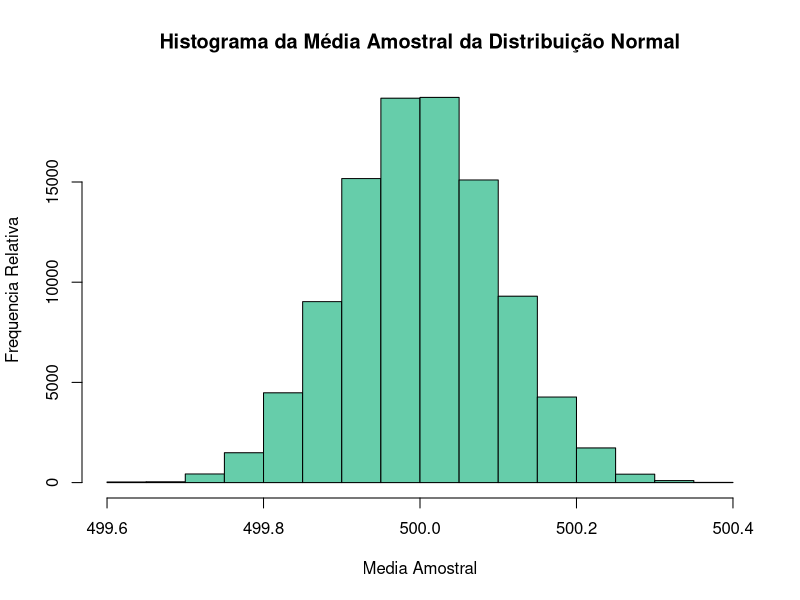
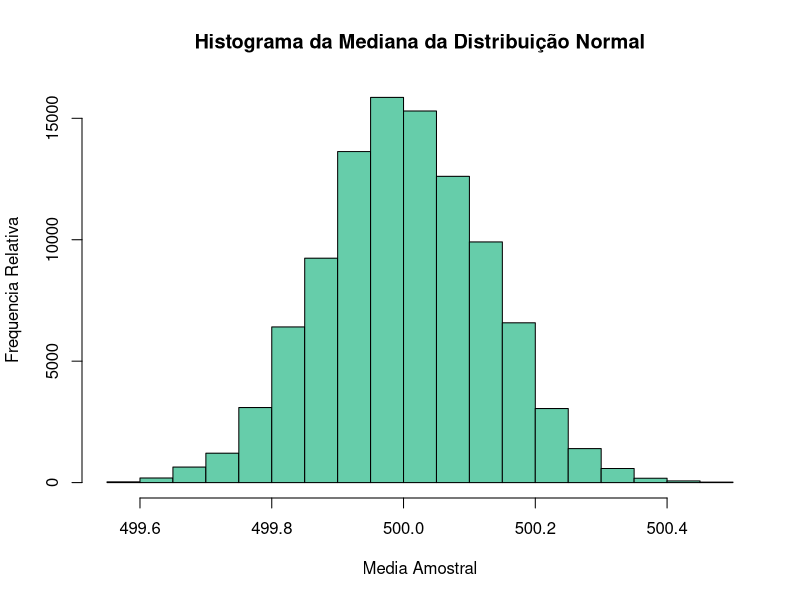
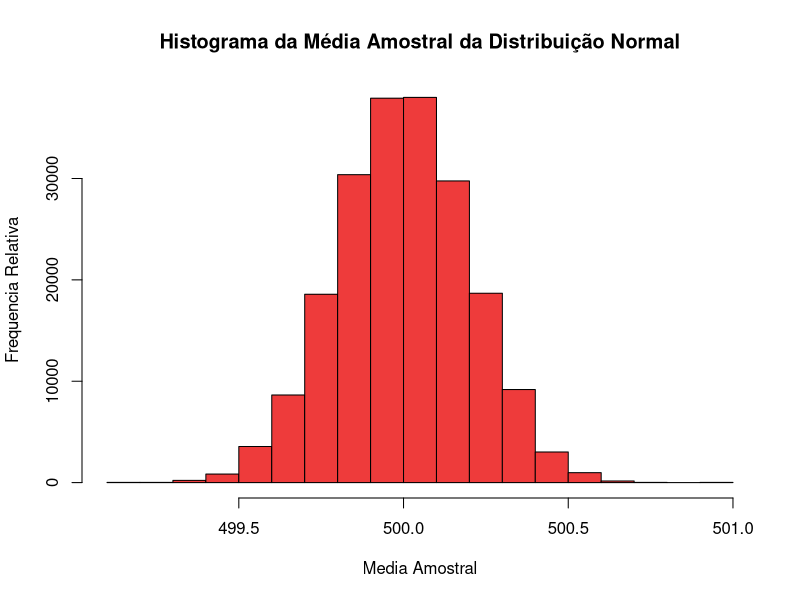
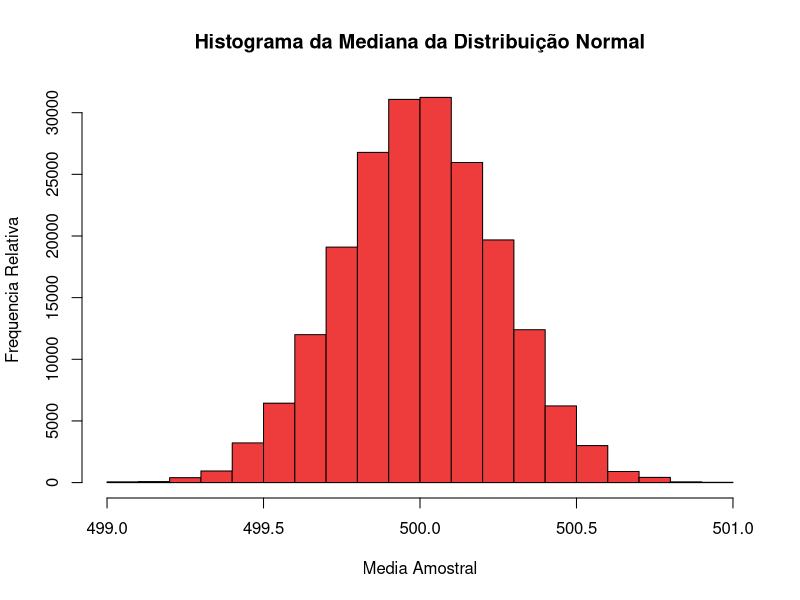
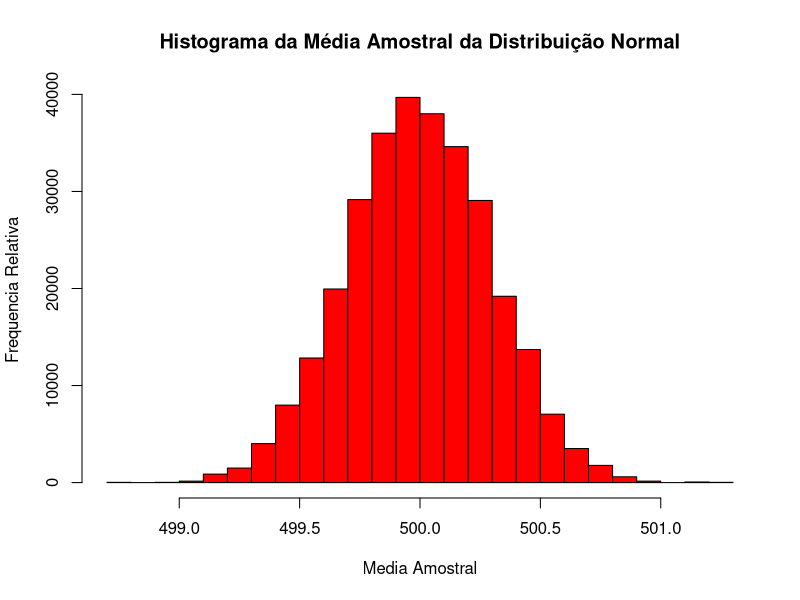
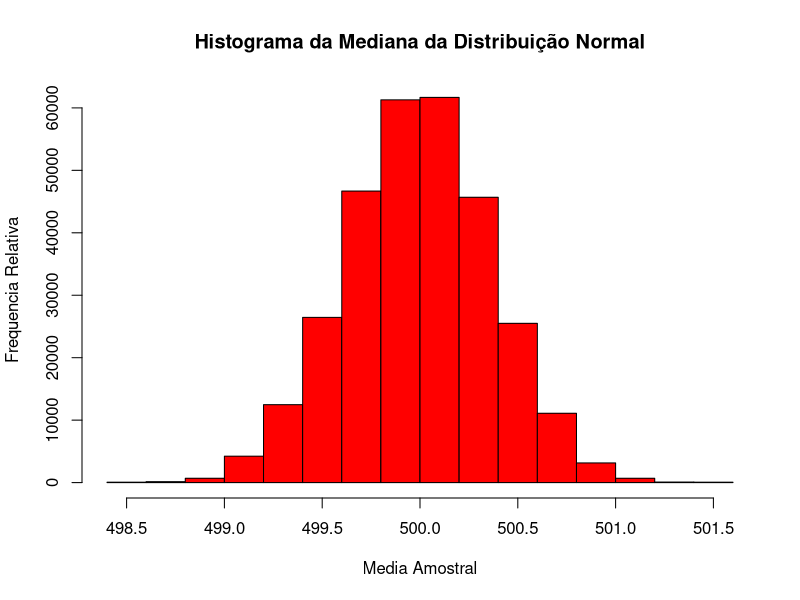
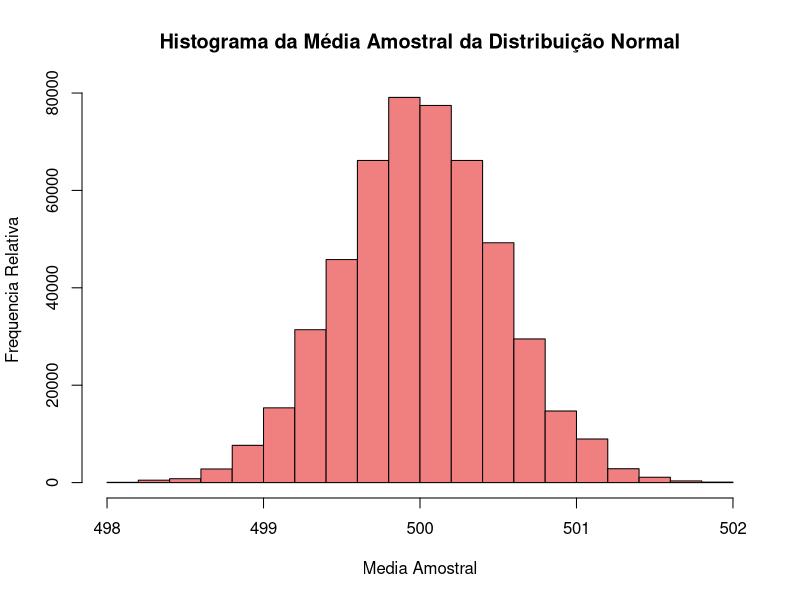
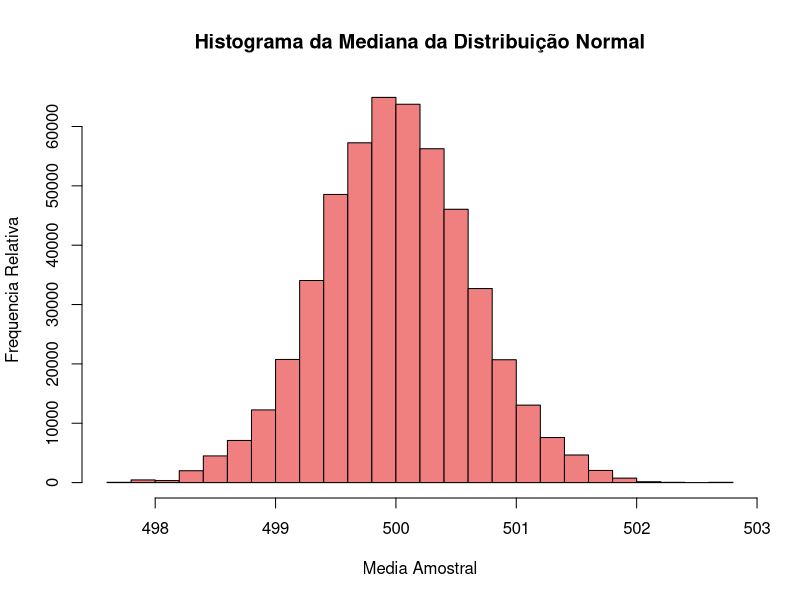

Reproduce these figures in R, in order.
# Primeira Questao
# n= 10
normal_media1 <- matrix(NA, 10, 10000)
normal_var1 <- matrix(NA, 10, 10000)
median_dist1 <- matrix(NA, 10, 10000)

# n= 20
normal_media2 <- matrix(NA, 20, 10000)
normal_var2 <- matrix(NA, 20, 10000)
median_dist2 <- matrix(NA, 20, 10000)

# n= 30
normal_media3 <- matrix(NA, 30, 10000)
normal_var3 <- matrix(NA, 30, 10000)
median_dist3 <- matrix(NA, 30, 10000)

# n= 50
normal_media4 <- matrix(NA, 50, 10000)
normal_var4 <- matrix(NA, 50, 10000)
median_dist4 <- matrix(NA, 50, 10000)

# n= 100
normal_media5 <- matrix(NA, 100, 10000)
normal_var5 <- matrix(NA, 100, 10000)
median_dist5 <- matrix(NA, 100, 10000)

for (j in 1:10000) {
  
  #n = 10 (tamanho do amostra)
  normal_sample1 <- rnorm(10000, 500, 10)
  normal_media1[, j] <- mean(normal_sample1)
  normal_var1[, j] <- var(normal_sample1)
  median_dist1[, j] <- median(normal_sample1)
  
  #n = 20 (tamanho do amostra)
  normal_sample2 <- rnorm(10000, 500, 20)
  normal_media2[, j] <- mean(normal_sample2)
  normal_var2[, j] <- var(normal_sample2)
  median_dist2[, j] <- median(normal_sample2)
  
  #n = 30 (tamanho do amostra)
  normal_sample3 <- rnorm(10000, 500, 30)
  normal_media3[, j] <- mean(normal_sample3)
  normal_var3[, j] <- var(normal_sample3)
  median_dist3[, j] <- median(normal_sample3)
  
  #n = 50 (tamanho do amostra)
  normal_sample4 <- rnorm(10000, 500, 50)
  normal_media4[, j] <- mean(normal_sample4)
  normal_var4[, j] <- var(normal_sample4)
  median_dist4[, j] <- median(normal_sample4)
  
  #n = 100 (tamanho do amostra)
  normal_sample5 <- rnorm(10000, 500, 100)
  normal_media5[, j] <- mean(normal_sample5)
  normal_var5[, j] <- var(normal_sample5)
  median_dist5[, j] <- median(normal_sample5)
  
}

hist(normal_media1, 
     main="Histograma da Média Amostral da Distribuição Normal", 
     col="aquamarine3", 
     xlab= "Media Amostral", 
     ylab= "Frequencia Relativa")
hist(median_dist1,
     main="Histograma da Mediana da Distribuição Normal", 
     col="aquamarine3", 
     xlab= "Media Amostral", 
     ylab= "Frequencia Relativa")


hist(normal_media2, 
     main="Histograma da Média Amostral da Distribuição Normal",
     col="brown2", 
     xlab= "Media Amostral", 
     ylab= "Frequencia Relativa")
hist(median_dist2,
     main="Histograma da Mediana da Distribuição Normal", 
     col="brown2", 
     xlab= "Media Amostral", 
     ylab= "Frequencia Relativa")


hist(normal_media3, 
     main="Histograma da Média Amostral da Distribuição Normal", 
     col="red", 
     xlab= "Media Amostral", 
     ylab= "Frequencia Relativa")
hist(median_dist3, 
     main="Histograma da Mediana da Distribuição Normal", 
     col="red",
     xlab= "Media Amostral",
     ylab= "Frequencia Relativa")


hist(normal_media4,
     main="Histograma da Média Amostral da Distribuição Normal",
     col="lightcoral", 
     xlab= "Media Amostral",
     ylab= "Frequencia Relativa")
hist(median_dist4,
     main="Histograma da Mediana da Distribuição Normal", 
     col="lightcoral", 
     xlab= "Media Amostral", 
     ylab= "Frequencia Relativa")


hist(normal_media5, 
     main="Histograma da Média Amostral da Distribuição Normal",
     col="lightsteelblue3", 
     xlab= "Media Amostral",
     ylab= "Frequencia Relativa")
hist(median_dist5, 
     main="Histograma da Mediana da Distribuição Normal", 
     col="lightsteelblue3",
     xlab= "Media Amostral",
     ylab= "Frequencia Relativa")

tabela <- data.frame( medias = c(normal_media1, normal_media2, normal_media3, normal_media4, normal_media5), 
    variancias = c(normal_var1, normal_var2, normal_var3, normal_var4, normal_var5)
)

print(tabela)

#Segunda Questao

calculate_estimator<- function(n) {
  
  sample <- c()
  
  for(i in 1:10000) {
    amostra[i] <- runif(n, 0, 500)
  }
  
  estimator1 <- 2 * mean(sample)
  estimator2 <- ((n + 1))
  
}